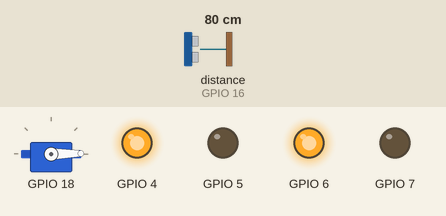
A program run on a simulated ESP32 board running MicroPython. On the bench: servo, output pins drawn as LEDs (lit = HIGH). The test bench sets the inputs (shaded band); at power-on: distance to the obstacle (sensor on GPIO 16) 80 cm. The echo pulse lasts 58.3 µs per cm; servo angles are drawn from the pulse width (0.5 ms = 0°, 2.5 ms = 180°); pins used as bus, display or sensor lines are not drawn; what the program prints to the serial console is not drawn. At 5.0 s the program stops and its outputs stay as they are.

Above: at 0.1 s.
At 2.1 s:
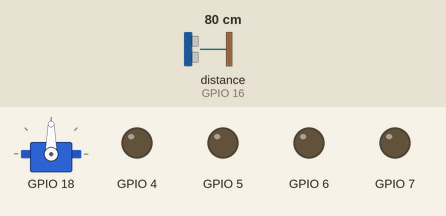
At 5.1 s:
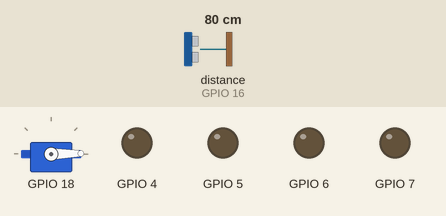
Timing chart, 0 to 6.5 s (numbered marks = the images above):
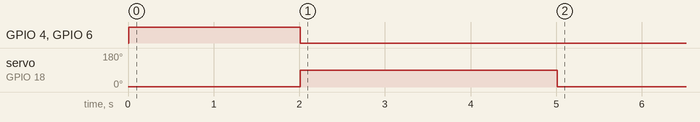

The program:

example_robot.py
```python
# (licence header left out)
import time
from innoedge import InnoBot

# Nối cloud thật: điền WiFi + URL (vd chạy `go run ./tools/mock-cloud` trên máy tính).
# Để trống CLOUD_URL = chạy giả lập, không cần mạng.
WIFI_SSID, WIFI_PASSWORD = "", ""
CLOUD_URL = ""  # vd "ws://192.168.1.10:8080/ws/"


def make_cloud():
    if not CLOUD_URL:
        return None
    import network
    import ubinascii
    from innoedge_cloud import Cloud
    wlan = network.WLAN(network.STA_IF)
    wlan.active(True)
    if not wlan.isconnected():
        wlan.connect(WIFI_SSID, WIFI_PASSWORD)
        while not wlan.isconnected():
            time.sleep(0.5)
    mac = ubinascii.hexlify(wlan.config("mac")).decode().upper()
    return Cloud(CLOUD_URL, device_id=mac, fw_version="1.0.0")


bot = InnoBot(version="1.0.0", cloud=make_cloud())

# 1. Khi khách hàng quét VietQR trả tiền: Robot bắt đầu nhiệm vụ!
@bot.on_paid
def handle_paid(intent_id, amount_vnd):
    print(f"\n[EVENT] Đã nhận thanh toán {amount_vnd} đ! Bắt đầu hành trình giao hàng.")
    bot.speak("Cảm ơn quý khách! Robot bắt đầu di chuyển.")

    # Kiểm tra vật cản trước khi tiến
    dist = bot.get_distance()
    print(f"[SENSOR] Khoảng cách phía trước: {dist} cm")

    if dist < 15:
        print("[AVOID] Có vật cản! Robot rẽ phải để tránh.")
        bot.turn_right(speed=80, seconds=0.6)

    # Tiến về phía trước đến bàn khách
    bot.forward(speed=80, seconds=2.0)

    # Mở nắp thùng hàng bằng Servo để khách lấy đồ
    bot.speak("Đơn hàng của bạn đã tới. Mời bạn nhận đồ!")
    bot.set_servo(channel=1, angle=90)

    time.sleep(3) # Chờ 3 giây cho khách lấy đồ

    # Đóng nắp thùng hàng và kết thúc
    bot.set_servo(channel=1, angle=0)
    bot.speak("Chúc bạn một ngày tốt lành!")

# 2. Đăng ký lệnh điều khiển từ xa qua Cloud
@bot.command("bot_move")
def handle_move(params):
    direction = params.get("direction", "forward")
    sec = params.get("seconds", 1.0)
    if direction == "forward":
        bot.forward(speed=80, seconds=sec)
    elif direction == "backward":
        bot.backward(speed=80, seconds=sec)
    elif direction == "left":
        bot.turn_left(speed=80, seconds=sec)
    elif direction == "right":
        bot.turn_right(speed=80, seconds=sec)
    return {"status": "ok", "moved": direction}

if __name__ == "__main__":
    if bot.cloud:
        bot.run()  # chặn mãi, nhận thanh toán/lệnh thật từ cloud
    else:
        print("\n--- Chạy giả lập thanh toán VietQR (chưa đặt CLOUD_URL) ---")
        bot.simulate_payment(amount_vnd=20000, intent_id=88)
```

innoedge.py
```python
# (licence header left out)
import time
import json

try:
    import machine
    from machine import Pin, PWM, time_pulse_us
except ImportError:
    # Cho phép chạy kiểm thử syntax trên máy tính không có phần cứng ESP32
    class DummyMachine:
        Pin = None
        PWM = None
    machine = DummyMachine()
    time_pulse_us = None

class InnoBot:
    """
    Lớp điều khiển Robot STEM kết hợp hạ tầng thanh toán thương mại InnoEdge.
    """
    def __init__(self, version="1.0.0", left_motor_pins=(4, 5), right_motor_pins=(6, 7),
                 trig_pin=15, echo_pin=16, servo_pin=18, cloud=None):
        self.version = version
        self.cloud = cloud  # innoedge_cloud.Cloud — None = chạy giả lập, không nối cloud
        self.paid_callbacks = []
        self.qr_callbacks = []
        self.command_handlers = {}

        # Cấu hình chân phần cứng nếu đang chạy trên bo mạch ESP32
        self.has_hardware = (machine.Pin is not None)
        if self.has_hardware:
            try:
                self.pin_l1 = Pin(left_motor_pins[0], Pin.OUT)
                self.pin_l2 = Pin(left_motor_pins[1], Pin.OUT)
                self.pin_r1 = Pin(right_motor_pins[0], Pin.OUT)
                self.pin_r2 = Pin(right_motor_pins[1], Pin.OUT)
                self.stop()

                self.trig = Pin(trig_pin, Pin.OUT)
                self.echo = Pin(echo_pin, Pin.IN)
                self.trig.value(0)

                self.servo_pwm = PWM(Pin(servo_pin), freq=50)
                self.set_servo(1, 0) # Ban đầu đóng nắp thùng đồ
            except Exception as e:
                print(f"[InnoBot] Cảnh báo khởi tạo phần cứng: {e}")
                self.has_hardware = False
        else:
            print("[InnoBot] Đang chạy ở chế độ mô phỏng giả lập (Simulation Mode)")

    # ── Động cơ & Chuyển động ────────────────────────────────────────────────

    def forward(self, speed=80, seconds=1.0):
        print(f"[InnoBot] ⬆️ TIẾN LÊN: tốc độ {speed}% trong {seconds}s")
        if self.has_hardware:
            self.pin_l1.value(1); self.pin_l2.value(0)
            self.pin_r1.value(1); self.pin_r2.value(0)
        time.sleep(seconds)
        self.stop()

    def backward(self, speed=80, seconds=1.0):
        print(f"[InnoBot] ⬇️ LÙI LẠI: tốc độ {speed}% trong {seconds}s")
        if self.has_hardware:
            self.pin_l1.value(0); self.pin_l2.value(1)
            self.pin_r1.value(0); self.pin_r2.value(1)
        time.sleep(seconds)
        self.stop()

    def turn_left(self, speed=80, seconds=0.5):
        print(f"[InnoBot] ⬅️ RẼ TRÁI trong {seconds}s")
        if self.has_hardware:
            self.pin_l1.value(0); self.pin_l2.value(1)
            self.pin_r1.value(1); self.pin_r2.value(0)
        time.sleep(seconds)
        self.stop()

    def turn_right(self, speed=80, seconds=0.5):
        print(f"[InnoBot] ➡️ RẼ PHẢI trong {seconds}s")
        if self.has_hardware:
            self.pin_l1.value(1); self.pin_l2.value(0)
            self.pin_r1.value(0); self.pin_r2.value(1)
        time.sleep(seconds)
        self.stop()

    def stop(self):
        if self.has_hardware:
            self.pin_l1.value(0); self.pin_l2.value(0)
            self.pin_r1.value(0); self.pin_r2.value(0)

    # ── Cảm biến siêu âm & Servo ─────────────────────────────────────────────

    def get_distance(self):
        """Đo khoảng cách vật cản bằng cảm biến HC-SR04 (cm)"""
        if not self.has_hardware or time_pulse_us is None:
            return 25.0 # Giá trị giả lập

        self.trig.value(0)
        time.sleep_us(2)
        self.trig.value(1)
        time.sleep_us(10)
        self.trig.value(0)

        duration = time_pulse_us(self.echo, 1, 30000) # timeout 30ms (~5m)
        if duration < 0:
            return 999.0
        dist = (duration * 0.0343) / 2
        return round(dist, 1)

    def set_servo(self, channel=1, angle=90):
        """Quay góc Servo (0° - 180°)"""
        print(f"[InnoBot] 🦾 SERVO kênh {channel} quay góc {angle}°")
        if self.has_hardware:
            duty = int(26 + (angle / 180.0) * 102) # 50Hz: 0.5ms - 2.5ms duty
            self.servo_pwm.duty(duty)

    def speak(self, text):
        print(f"[InnoBot] 🗣️ ROBOT PHÁT LOA: \"{text}\"")

    # ── Decorator Sự Kiện & Lệnh InnoEdge ────────────────────────────────────

    def on_paid(self, func):
        self.paid_callbacks.append(func)
        if self.cloud:
            self.cloud.on_paid(func)
        return func

    def on_qr(self, func):
        self.qr_callbacks.append(func)
        if self.cloud:
            self.cloud.on_qr(func)
        return func

    def command(self, action_name):
        def decorator(func):
            self.command_handlers[action_name] = func
            if self.cloud:
                self.cloud.command(action_name)(func)
            return func
        return decorator

    # ── Giả lập & Vòng lặp ──────────────────────────────────────────────────

    def simulate_payment(self, amount_vnd=20000, intent_id=101):
        print(f"[InnoBot] 🏦 Giả lập sự kiện ngân hàng báo tiền về: {amount_vnd} đ (intent={intent_id})")
        for cb in self.paid_callbacks:
            cb(intent_id, amount_vnd)

    def run(self):
        print(f"[InnoBot] Khởi chạy InnoEdge Robot STEM (v{self.version}) thành công.")
        if self.cloud:
            print("[InnoBot] Nối cloud:", self.cloud.url)
            self.cloud.run()  # chặn mãi: nhận lệnh + thanh toán thật
        print("[InnoBot] Sẵn sàng nhận lệnh từ xa hoặc sự kiện thanh toán VietQR.")
```
